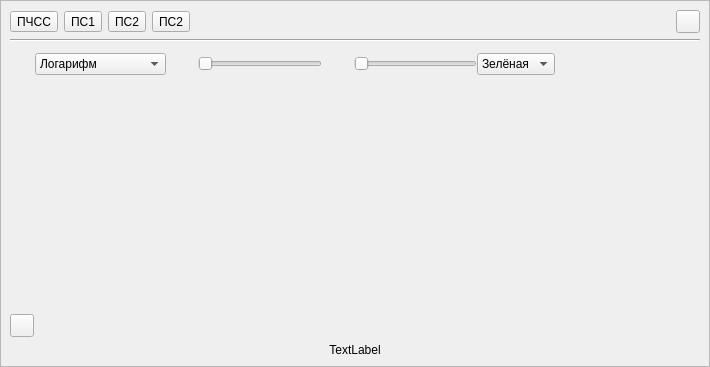
<?xml version="1.0" encoding="UTF-8"?>
<ui version="4.0">
 <class>ShPIndicatorWidget</class>
 <widget class="QWidget" name="ShPIndicatorWidget">
  <property name="geometry">
   <rect>
    <x>0</x>
    <y>0</y>
    <width>710</width>
    <height>367</height>
   </rect>
  </property>
  <property name="windowTitle">
   <string>Form</string>
  </property>
  <layout class="QGridLayout" name="gridLayout_3">
   <property name="leftMargin">
    <number>0</number>
   </property>
   <property name="topMargin">
    <number>0</number>
   </property>
   <property name="rightMargin">
    <number>0</number>
   </property>
   <property name="bottomMargin">
    <number>0</number>
   </property>
   <property name="spacing">
    <number>0</number>
   </property>
   <item row="0" column="0">
    <widget class="QFrame" name="frame">
     <property name="frameShape">
      <enum>QFrame::StyledPanel</enum>
     </property>
     <property name="frameShadow">
      <enum>QFrame::Raised</enum>
     </property>
     <layout class="QGridLayout" name="gridLayout_2">
      <item row="0" column="0">
       <layout class="QVBoxLayout" name="verticalLayout">
        <item>
         <layout class="QHBoxLayout" name="horizontalLayout_3">
          <item>
           <widget class="QToolButton" name="toolButton">
            <property name="text">
             <string>ПЧСС</string>
            </property>
            <property name="checkable">
             <bool>true</bool>
            </property>
           </widget>
          </item>
          <item>
           <widget class="QToolButton" name="toolButton_2">
            <property name="text">
             <string>ПС1</string>
            </property>
            <property name="checkable">
             <bool>true</bool>
            </property>
           </widget>
          </item>
          <item>
           <widget class="QToolButton" name="toolButton_3">
            <property name="text">
             <string>ПС2</string>
            </property>
            <property name="checkable">
             <bool>true</bool>
            </property>
           </widget>
          </item>
          <item>
           <widget class="QToolButton" name="toolButton_4">
            <property name="text">
             <string>ПС2</string>
            </property>
            <property name="checkable">
             <bool>true</bool>
            </property>
           </widget>
          </item>
          <item>
           <spacer name="horizontalSpacer_2">
            <property name="orientation">
             <enum>Qt::Horizontal</enum>
            </property>
            <property name="sizeHint" stdset="0">
             <size>
              <width>40</width>
              <height>20</height>
             </size>
            </property>
           </spacer>
          </item>
          <item>
           <widget class="QToolButton" name="toolButton_6">
            <property name="text">
             <string/>
            </property>
           </widget>
          </item>
         </layout>
        </item>
        <item>
         <widget class="Line" name="line">
          <property name="orientation">
           <enum>Qt::Horizontal</enum>
          </property>
         </widget>
        </item>
        <item>
         <layout class="QGridLayout" name="gridLayout">
          <property name="horizontalSpacing">
           <number>1</number>
          </property>
          <item row="1" column="2">
           <layout class="QHBoxLayout" name="horizontalLayout_2">
            <property name="spacing">
             <number>1</number>
            </property>
            <item>
             <widget class="PaletteWidget" name="paletteWidget" native="true">
              <property name="minimumSize">
               <size>
                <width>20</width>
                <height>100</height>
               </size>
              </property>
             </widget>
            </item>
           </layout>
          </item>
          <item row="1" column="1">
           <widget class="QCustomPlot" name="customPlot" native="true"/>
          </item>
          <item row="0" column="1">
           <layout class="QHBoxLayout" name="horizontalLayout">
            <item>
             <widget class="QComboBox" name="predIndicatorComboBox">
              <item>
               <property name="text">
                <string>Логарифм</string>
               </property>
              </item>
              <item>
               <property name="text">
                <string>Линейная</string>
               </property>
              </item>
              <item>
               <property name="text">
                <string>Отметки</string>
               </property>
              </item>
              <item>
               <property name="text">
                <string>Пороговая</string>
               </property>
              </item>
              <item>
               <property name="text">
                <string>ГЛ-реверберация</string>
               </property>
              </item>
              <item>
               <property name="text">
                <string>ГЛ-шум</string>
               </property>
              </item>
             </widget>
            </item>
            <item>
             <widget class="QLabel" name="contrastLabel">
              <property name="minimumSize">
               <size>
                <width>32</width>
                <height>32</height>
               </size>
              </property>
              <property name="maximumSize">
               <size>
                <width>32</width>
                <height>32</height>
               </size>
              </property>
              <property name="text">
               <string/>
              </property>
             </widget>
            </item>
            <item>
             <widget class="QSlider" name="contrastSlider">
              <property name="orientation">
               <enum>Qt::Horizontal</enum>
              </property>
             </widget>
            </item>
            <item>
             <widget class="QLabel" name="brightnessLabel">
              <property name="minimumSize">
               <size>
                <width>32</width>
                <height>32</height>
               </size>
              </property>
              <property name="maximumSize">
               <size>
                <width>32</width>
                <height>32</height>
               </size>
              </property>
              <property name="text">
               <string/>
              </property>
             </widget>
            </item>
            <item>
             <widget class="QSlider" name="brightnessSlider">
              <property name="orientation">
               <enum>Qt::Horizontal</enum>
              </property>
             </widget>
            </item>
            <item>
             <widget class="QComboBox" name="paletteComboBox">
              <item>
               <property name="text">
                <string>Зелёная</string>
               </property>
              </item>
              <item>
               <property name="text">
                <string>Радуга</string>
               </property>
              </item>
             </widget>
            </item>
            <item>
             <spacer name="horizontalSpacer">
              <property name="orientation">
               <enum>Qt::Horizontal</enum>
              </property>
              <property name="sizeHint" stdset="0">
               <size>
                <width>40</width>
                <height>20</height>
               </size>
              </property>
             </spacer>
            </item>
           </layout>
          </item>
          <item row="1" column="0">
           <layout class="QVBoxLayout" name="verticalLayout_4">
            <item>
             <spacer name="verticalSpacer">
              <property name="orientation">
               <enum>Qt::Vertical</enum>
              </property>
              <property name="sizeHint" stdset="0">
               <size>
                <width>20</width>
                <height>40</height>
               </size>
              </property>
             </spacer>
            </item>
            <item>
             <widget class="QToolButton" name="toolButton_5">
              <property name="text">
               <string/>
              </property>
             </widget>
            </item>
           </layout>
          </item>
         </layout>
        </item>
        <item>
         <widget class="QLabel" name="label_4">
          <property name="text">
           <string>TextLabel</string>
          </property>
          <property name="alignment">
           <set>Qt::AlignCenter</set>
          </property>
         </widget>
        </item>
       </layout>
      </item>
     </layout>
    </widget>
   </item>
  </layout>
 </widget>
 <customwidgets>
  <customwidget>
   <class>QCustomPlot</class>
   <extends>QWidget</extends>
   <header location="global">qcustomplot.h</header>
   <container>1</container>
  </customwidget>
  <customwidget>
   <class>PaletteWidget</class>
   <extends>QWidget</extends>
   <header location="global">PaletteWidget.h</header>
   <container>1</container>
  </customwidget>
 </customwidgets>
 <resources/>
 <connections/>
</ui>
